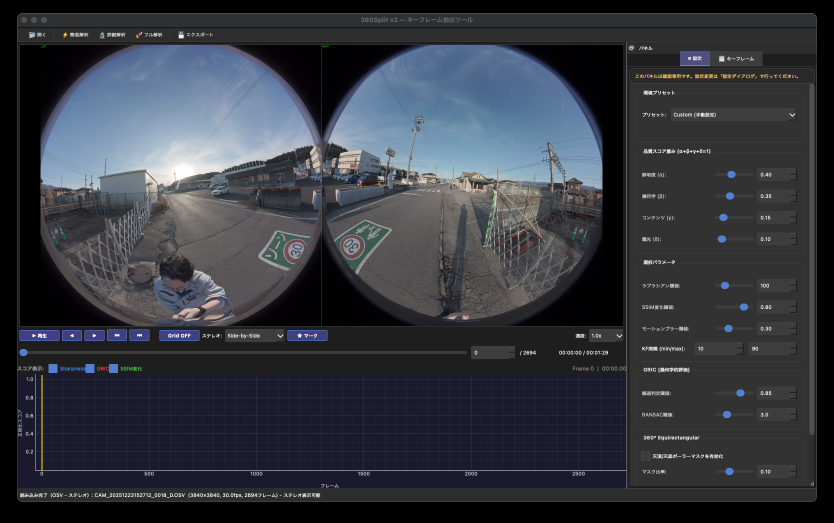
#> input picture images/capture.png, 1668 x 1046 px (shown at 1/2 size)
$ python -i mask_processor.py   (imports and definitions only)
#> lines starting #> are read from the running program, lines starting #| are printed output that depends on the picture; after the words box and inside, x2 and y2 are one past the last pixel; in counts of white or black regions, pixels touching at a corner belong together
#> further down, picture is the input picture: shape (1046, 1668, 3); mean B, G, R 64.2, 56.3, 53.2
"""
マスク処理モジュール
カメラマンと機材の除去、および領域マスキング処理
"""

import numpy as np
import cv2
from typing import Callable, List, Tuple, Optional, Union


class MaskProcessor:
    """
    マスク生成と適用を行うクラス
    写真家・機材の検出と除去、カバレッジマスク生成
    """

    def __init__(self):
        """初期化"""
        pass

    # ===== マスク生成 =====

    # [80 lines left out: functions create_nadir_mask, create_zenith_mask, create_fisheye_valid_mask, not called in this run]

    def create_equipment_mask(self, frame: np.ndarray, method: str = 'threshold') -> np.ndarray:
        """
        フレーム内の機材を自動検出してマスクを生成

        Args:
            frame: 入力フレーム (H x W x 3) BGR画像
            method: 検出方法
                'threshold': 色・輝度しきい値による簡単な検出
                'contour': 輪郭ベースの形状検出

        Returns:
            検出された機材領域のバイナリマスク (height x width)
        """
#> called with method = 'threshold'
        height, width = frame.shape[:2]
#> height = 1046; width = 1668
        mask = np.zeros((height, width), dtype=np.uint8)

        if method == 'threshold':
            # グレースケール変換
            gray = cv2.cvtColor(frame, cv2.COLOR_BGR2GRAY)
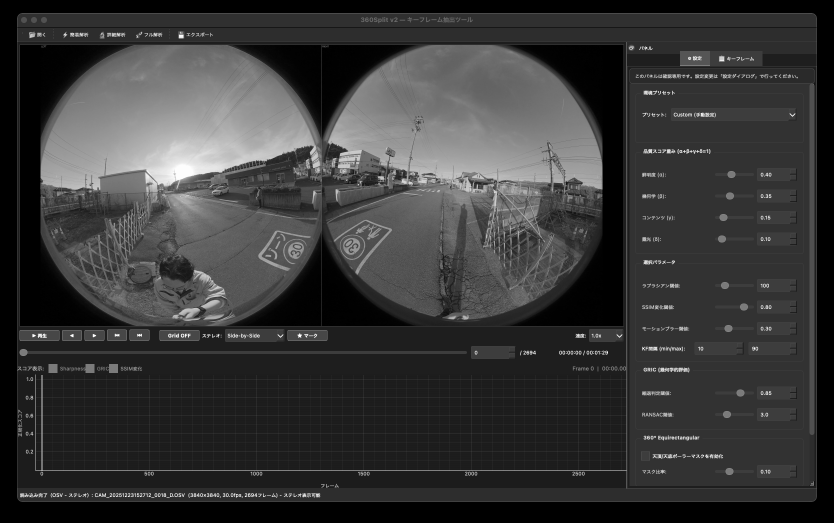
#> gray: shape (1046, 1668) (shown at 1/2 size); min 0, max 255, mean 56.2

            # 暗い領域（黒い機材）を検出
            # 機材は通常暗い色
            dark_mask = gray < 60
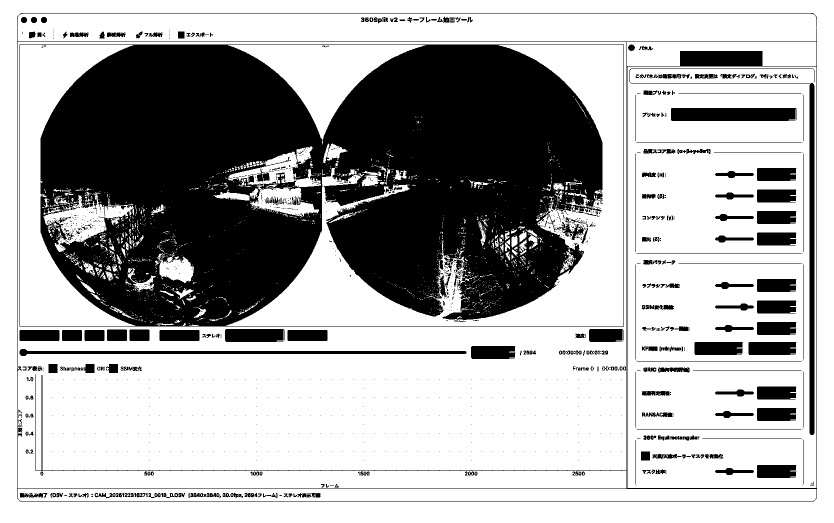
#> dark_mask: shape (1046, 1668) bool (shown at 1/2 size); 66.9% white; 1284 black regions (927 under 20 px), largest, box (x1, y1, x2, y2) and area: (39, 89, 1248, 653) 466101, (34, 55, 1634, 1004) 15972, (1262, 166, 1629, 870) 7373
            mask[dark_mask] = 1

            # 極端に明るい領域（白飛び）も除外候補
            bright_mask = gray > 240
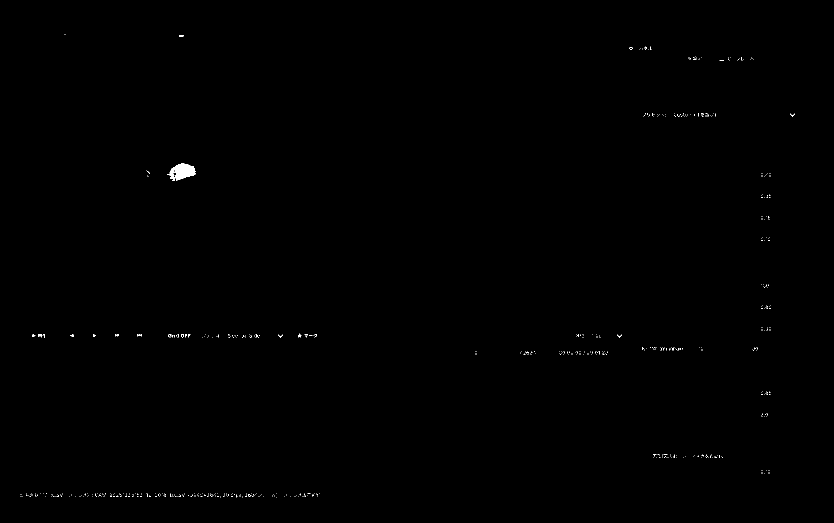
#> bright_mask: shape (1046, 1668) bool (shown at 1/2 size); 0.16% white; 576 white regions (564 under 20 px), largest, box (x1, y1, x2, y2) and area: (335, 327, 392, 362) 1197, (358, 70, 367, 74) 35, (596, 667, 603, 675) 29
            mask[bright_mask] = 1

        elif method == 'contour':
            # エッジ検出
            gray = cv2.cvtColor(frame, cv2.COLOR_BGR2GRAY)
            blurred = cv2.GaussianBlur(gray, (5, 5), 0)

            # キャニーエッジ検出
            edges = cv2.Canny(blurred, 50, 150)

            # 輪郭を抽出
            contours, _ = cv2.findContours(edges, cv2.RETR_EXTERNAL, cv2.CHAIN_APPROX_SIMPLE)

            # 既知の形状（三脚など）に基づいて輪郭を分析
            # ここでは簡略版：小さすぎたり大きすぎたりしない輪郭を機材と判定
            for contour in contours:
                area = cv2.contourArea(contour)

                # 面積がフレーム面積の0.5%から20%の範囲
                frame_area = height * width
                if frame_area * 0.005 < area < frame_area * 0.2:
                    # 輪郭が直線的または機械的な形状か判定
                    approx = cv2.approxPolyDP(contour, 0.02 * cv2.arcLength(contour, True), True)

                    # 4～8辺の多角形を機材と判定
                    if 4 <= len(approx) <= 8:
                        cv2.drawContours(mask, [contour], 0, 1, -1)

        return mask

    # ===== マスク適用 =====

    # [303 lines left out: functions apply_mask, apply_valid_region_mask, dilate_mask, combine_masks, visualize_mask, compute_masked_loss_weight and 7 more, not called in this run]

>>> import cv2
>>> picture = cv2.imread('../images/capture.png')
>>> result = MaskProcessor().create_equipment_mask(picture)
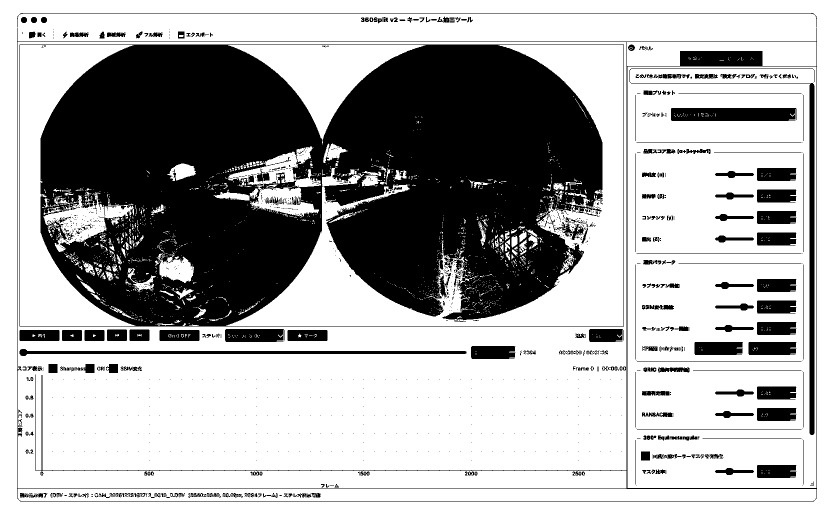
#> result: shape (1046, 1668) (shown at 1/2 size); values 0 (black) and 1 (white), 67.1% white; 1322 black regions (973 under 20 px), largest, box (x1, y1, x2, y2) and area: (39, 89, 1248, 653) 464889, (34, 55, 1634, 1004) 15912, (1262, 166, 1629, 870) 7373
